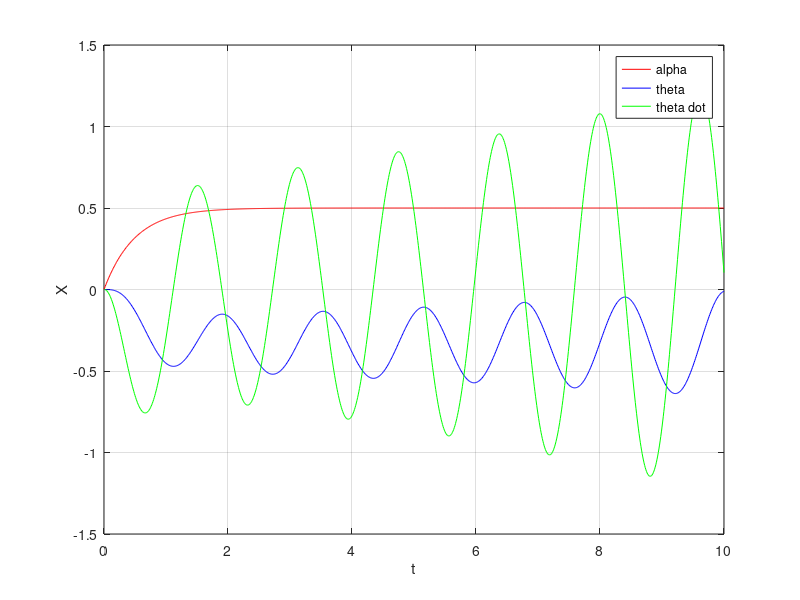

This figure's MATLAB source:
A = [-2 0 0; 0 0 1; -10 -15 0];
B = [1 0; 0 0; 0 -5];
X_0 = [0; 0; 0];

t = 0:0.01:10;
q = ones(size(t));
delta = zeros(size(t));

dt = t(2) - t(1);
X = zeros(3, length(t));
X(:, 1) = X_0;

for i = 1:length(t) - 1
    u = [q(i); delta(i)];
    X(:, i + 1) = X(:, i) + dt * (A * X(:, i) + B * u);
end

plot(t, X(1, :), 'r', t, X(2, :), 'b', t, X(3, :), 'g')
xlabel('t')
ylabel('X')
legend('alpha', 'theta', 'theta dot')
grid on
